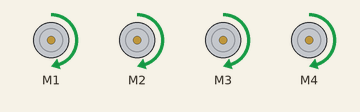
Simulated run of this sketch. Board: Arduino Uno, built with avr-gcc and run on an emulated ATmega328P. Parts: 4 × DC motor (green arrow = forward, orange = backward, longer = faster).

Above: at 0.1 s.
Timing chart, 0 to 1.6 s (numbered marks = the images above):
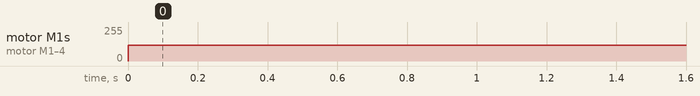

Measured:
- by itself, motor M1–4: stopped → forward 120/255 at 0.00 s

The sketch:

Motor_Check.ino
```cpp
#include<AFMotor.h>
#define MAX_SPEED 200   //defining the maximum speed of the motor
#define MAX_SPEED_OFFSET 20 //the offset variable +/- the actual max_speed of motor
AF_DCMotor motor1(1, MOTOR12_1KHZ);
AF_DCMotor motor2(2, MOTOR12_1KHZ);  // all defining the PWM of the motors by channel selection from 1-4
AF_DCMotor motor3(3, MOTOR34_1KHZ);
AF_DCMotor motor4(4, MOTOR34_1KHZ);
void setup() {
  // put your setup code here, to run once:
  motor1.setSpeed(120);
  motor2.setSpeed(120);  //setting all motors to speed as mentioned
  motor3.setSpeed(120);
  motor4.setSpeed(120);

}

void loop() {
  // put your main code here, to run repeatedly:
  motor1.run(FORWARD);
  motor2.run(FORWARD);
  motor3.run(FORWARD);
  motor4.run(FORWARD);

}
```
